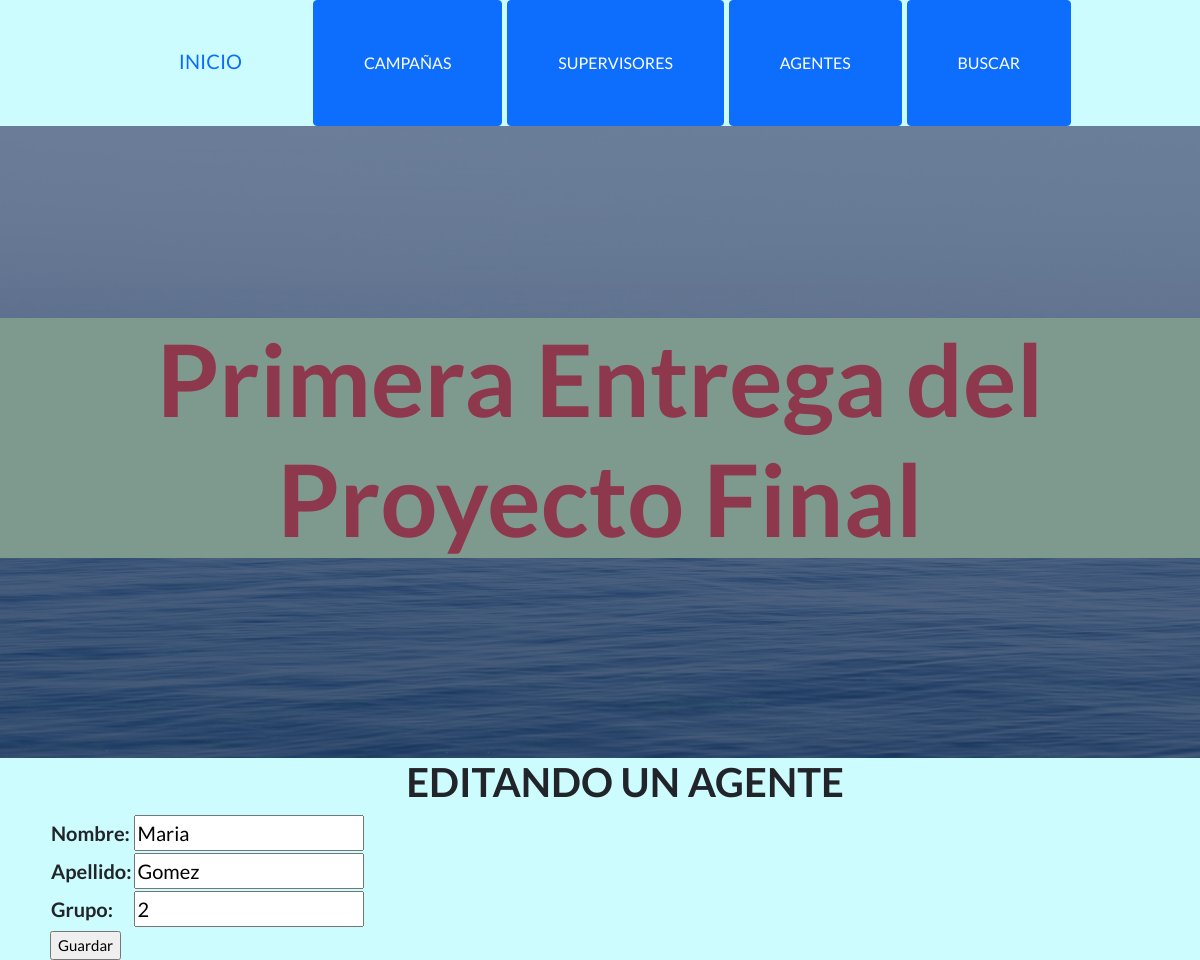
The page /AppCoder/editarAgente/3 on the database its author committed.
### AppCoder/models.py (models this page shows, shortened)
class Agentes(models.Model):
    nombre = models.CharField(max_length=30)
    apellido = models.CharField(max_length=30)
    grupo = models.IntegerField()

### AppCoder/views.py (the view)
# urls.py: path('editarAgente/<id>', editarAgente, name='editarAgente'),
def editarAgente(request, id):
    agente = Agentes.objects.get(id=id)
    if request.method == 'POST':
        form = AgentesForm(request.POST)
        if form.is_valid():
            info = form.cleaned_data
            agente.nombre = info['nombre']
            agente.apellido = info['apellido']
            agente.grupo = info['grupo']
            agente.save()
            agentes = Agentes.objects.all()
            return render(request, 'AppCoder/leerAgentes.html', {'agentes':agentes})
    else:
        formulario = AgentesForm(initial={'nombre':agente.nombre,'apellido':agente.apellido,'grupo':agente.grupo})
        return render(request, 'AppCoder/editarAgente.html', {'formulario':formulario, 'agente':agente})

### AppCoder/forms.py
class AgentesForm(forms.Form):
    nombre = forms.CharField(max_length=30)
    apellido = forms.CharField(max_length=30)
    grupo = forms.IntegerField()

### AppCoder/templates/AppCoder/editarAgente.html
{% extends 'AppCoder/inicio.html' %}
{% load static %}
{% block pantalla %}
<h1 style="text-align: center;">EDITANDO UN AGENTE</h1>
<form action="{% url 'editarAgente' agente.id %}" method="POST"> {% csrf_token %}
    <table>
        {{ formulario.as_table }}
    </table>
    <input type="submit" value="Guardar" style="font-size: 15px;">
</form>
{% endblock %}

### rows shown on the page
Agentes: nombre "Maria", apellido "Gomez", grupo "2"
